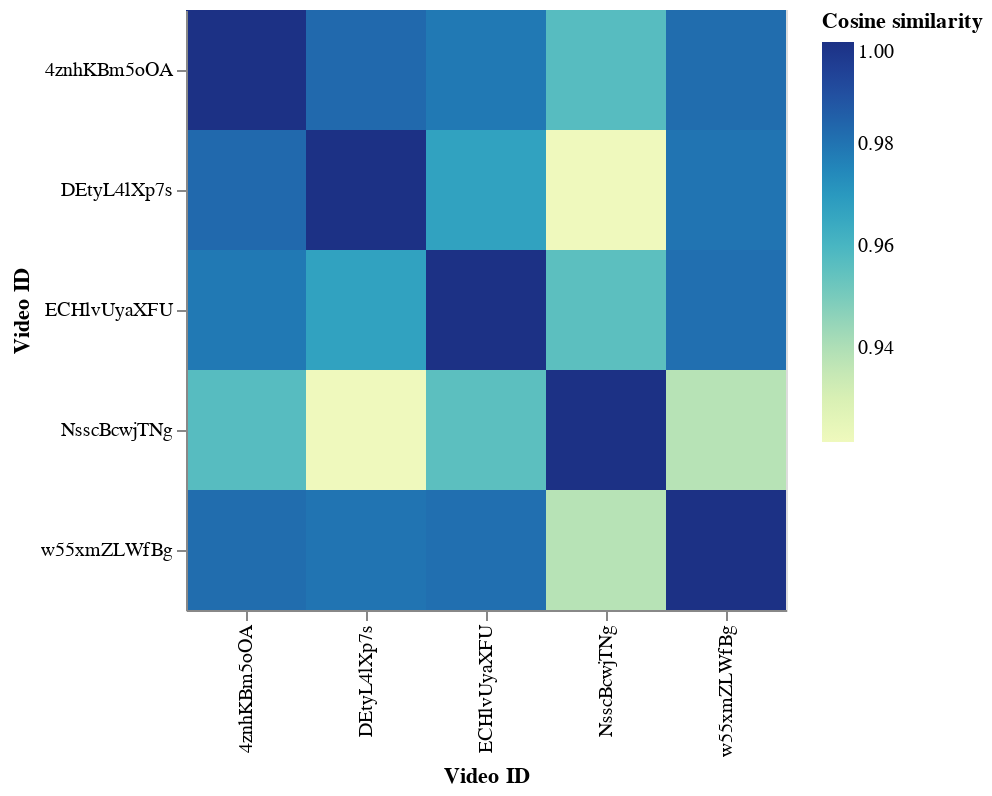

Here is the notebook cell this chart was saved with:
### Code cell
#glove = api.load("glove-wiki-gigaword-50")
similarity_df = pd.read_json("../../data/similarity_data.json").fillna("")
all_comments = [" ".join(lst) for lst in  similarity_df.T.values.tolist()]
perm1, perm2 = [], []
similarities = []
id1, id2 = [], []

for p1, p2 in product(all_comments, all_comments):
    perm1.append(p1); perm2.append(p2)
    similarities.append(glove.n_similarity(p1.split(), p2.split()))

for (vid1, vid2) in product(similarity_df.columns, similarity_df.columns):
    id1.append(vid1); id2.append(vid2)

similarities_df = pd.DataFrame(list(zip(perm1, perm2, id1, id2, similarities)), 
                               columns=["p1", "p2", "vid1", "vid2", "Cosine similarity"])

base = alt.Chart(similarities_df).mark_rect().encode(
    x=alt.X('vid1:O',
            title="Video ID"),
    y=alt.Y('vid2:O',
            title="Video ID"),
    color='Cosine similarity:Q',
).properties(
    height=300,
    width=300
)

base
